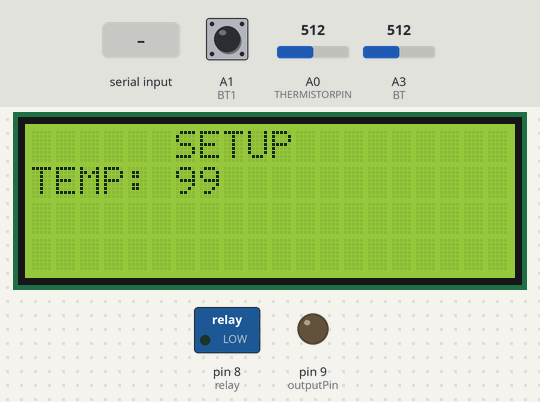
Simulated run of this sketch. Board: Arduino Uno, built with avr-gcc and run on an emulated ATmega328P. On the bench: 20×4 character LCD, switched loads named in the sketch (green lamp = pin HIGH), output pins drawn as LEDs (lit = HIGH). Inputs (shaded band) come from the test bench; at power-on: A1 (BT1) HIGH, A0 (THERMISTORPIN) = 512, A3 (BT) = 512. What the sketch prints to the serial monitor is not drawn.

Above: at 1.2 s.
1.3 s: A1 (BT1) pulled LOW for 0.15 s
At 2.1 s:
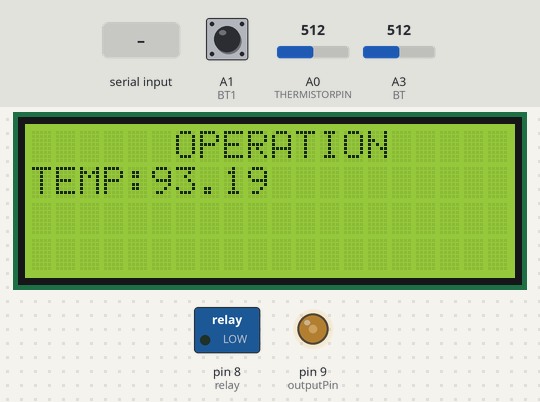
4.4 s: A0 (THERMISTORPIN) set to 716
At 6.0 s:
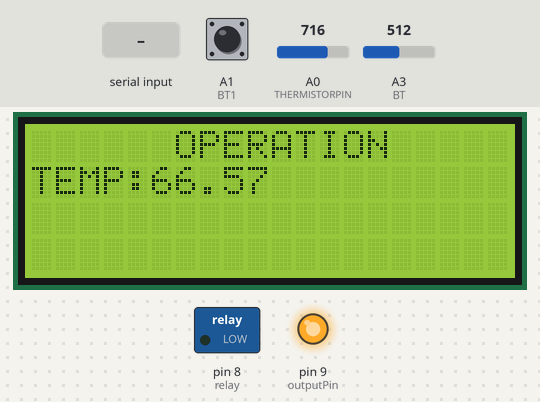
6.3 s: A1 (BT1) pulled LOW for 1 s
9.0 s: A0 (THERMISTORPIN) set to 511
At 10.6 s:
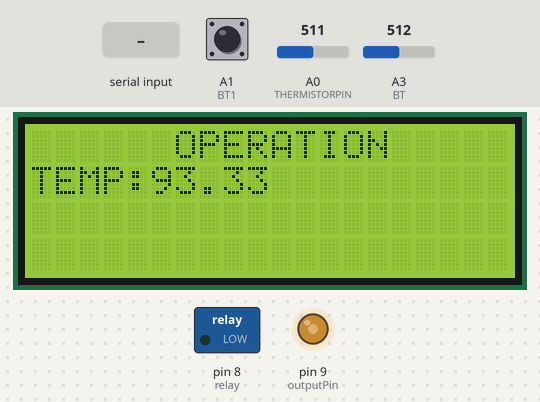
12.0 s: A1 (BT1) pulled LOW for 3.2 s
At 13.7 s:
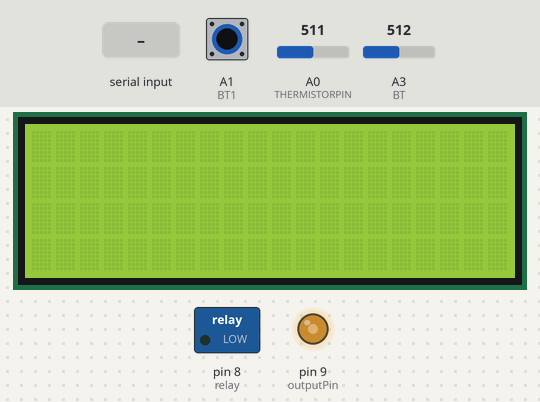
16.7 s: "90,45\n" received over Serial
Timing chart, 0 to 20.2 s (numbered marks = the images above; inputs shaded):
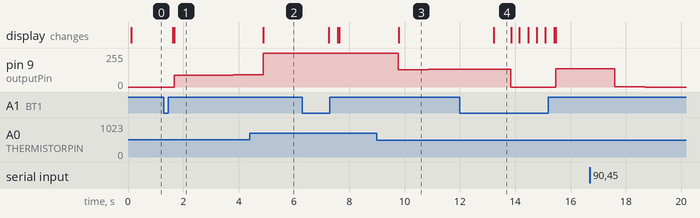

The sketch:

pid_lm35.ino
```cpp
#include <PID_v1.h>
#include <LiquidCrystal_I2C.h>
#include <SimpleKalmanFilter.h>
LiquidCrystal_I2C lcd(0x27, 20, 4);
SimpleKalmanFilter antiJamming(2, 2, 0.1);

#define BT    A3
#define BT1   A1
#define BT2   A2
#define relay 8
// #define pwm   10
// #define in1   9
// #define in2   8

// Analog output pin
#define outputPin 9

// thermistor analog pin
#define THERMISTORPIN A0
// how many samples to take and average
#define NUMSAMPLES 5
// how long between pid/sampling
#define SAMPLETIME 1000
//Define Variables we'll be connecting to
double Setpoint, currentTemp, Output;
//Specify the links and initial tuning parameters
double kp = 15, ki =.3, kd = 0; //PID parameters
PID myPID(&currentTemp, &Output, &Setpoint, kp, ki, kd, DIRECT);
int lastTemp = 0;
int mode = 0;
int setupTemperature,gt_filter;
int TOLERANCE_TEMP = 5;

void setup() {
  Serial.begin(9600);
  analogReference(EXTERNAL);
  pinMode(outputPin, OUTPUT);

  //initialize PID setpoint *C
  //Setpoint = 0;

  //turn the PID on
  myPID.SetMode(AUTOMATIC);
  myPID.SetSampleTime(SAMPLETIME);
  myPID.SetTunings(kp, ki, kd);
  myPID.SetOutputLimits(0,255);
  //pid Autotuner

  // Pin input
  // pinMode (LM35, INPUT);
  pinMode (BT1,INPUT_PULLUP);
  pinMode (BT2,INPUT_PULLUP);
  pinMode (BT,INPUT);

  pinMode (relay, OUTPUT);

  // LCD init
  lcd.init();
  lcd.backlight();

}

void loop() {
  buttonChangeMode();
  setupMode();

  if(mode == 1) {
    write_lcd(6, 0, "OPERATION");
    write_lcd(0, 1, "TEMP:");
    getTemperature();
    buttonChangeMode();
  }
}
////////////////////////////////////////////////////////////////
void getTemperature(){
  uint8_t i;
  double average = 0;

  Setpoint = setupTemperature;

  buttonChangeMode();

  if (Serial.available() > 0) {
    // get incoming byte:
    Setpoint = Serial.parseFloat();
  }

  // take N samples in a row, with a slight delay
  for (i = 0; i < NUMSAMPLES; i++) {
    average += analogRead(THERMISTORPIN);
    delay(10);
  }

  average /= NUMSAMPLES;
  currentTemp=resistanceToC(inputToResistance(average));
  turnOnRelay(currentTemp, lastTemp);

  myPID.Compute();

  analogWrite(outputPin, Output);

  lcd.setCursor(5, 1);
  lcd.print(currentTemp);

  lastTemp = currentTemp;
  delay(SAMPLETIME);
}
//////////////////////////////////////////////////////////////////////////////
void buttonChangeMode() {
  if(digitalRead(BT1) == 0) {
    delay(300);
    lcd.clear();
    mode++;
    if(mode > 1) mode = 0;
  }
}
//////////////////////////////////////////////////////////////////////////////
void setupMode()
{
  buttonChangeMode();
  //lcd.clear();
  if(mode == 0) {

    write_lcd(0, 1, "TEMP:");
    write_lcd(6, 0, "SETUP");
    Serial.write('0');
    analogWrite(outputPin, 0);
    digitalWrite(relay, LOW);

    gt_filter = antiJamming.updateEstimate(analogRead(BT));
    setupTemperature = map(gt_filter, 0, 1023, 0, 200);

    lcd.setCursor(5, 1);
    if((setupTemperature/100%10)!=0) lcd.print(setupTemperature/100%10);
    else lcd.print(' ');
    lcd.print(setupTemperature/10%10);
    lcd.print(setupTemperature%10);
  }
}
//////////////////////////////////////////////////////////////////////////////
void turnOnRelay(int temp, int lastTemp) {
  int minTemp = setupTemperature - TOLERANCE_TEMP;
  int maxTemp = setupTemperature + TOLERANCE_TEMP;
  if((temp > minTemp && temp < maxTemp) && (lastTemp > minTemp && lastTemp < maxTemp)) {
    digitalWrite(relay, HIGH);
    Serial.write('1');
  }
  else {
    digitalWrite(relay, LOW);
    Serial.write('0');
  }

}
//////////////////////////////////////////////////////////////////////////////
void write_lcd(int x, int y, char content[])
{
  lcd.setCursor(x, y);
  lcd.print(content);
}
/*////////////////////////////////////////////////////////////////////////////
  Funtion to convert the input value to resistance
  The value of the 'other' resistor
*/
double inputToResistance(double input) {
  double SERIESRESISTOR = 10000;
  input = 1023 / input - 1;
  return SERIESRESISTOR / input;
}
/*///////////////////////////////////////////////////////////////////////////
  Funtion to convert resistance to c
  Temp/resistance for nominal
*/
double resistanceToC(double resistance) {
  double THERMISTORNOMINAL = 118000;
  double TEMPERATURENOMINAL = 25;
  // beta coefficent
  double BCOEFFICIENT = 3950;
  double steinhart;
  steinhart = resistance / THERMISTORNOMINAL; // (R/Ro)
  steinhart = log(steinhart); // ln(R/Ro)
  steinhart /= BCOEFFICIENT; // 1/B * ln(R/Ro)
  steinhart += 1.0 / (TEMPERATURENOMINAL + 273.15); // + (1/To)
  steinhart = 1.0 / steinhart; // Invert
  steinhart -= 273.15; // convert to C
  return steinhart;
}
```

Measured:
- after the input at 1.3 s, pin 9 (outputPin): 0/255 → 88/255 after 0.37 s, → 90/255 1.1 s later, → 92/255 1.1 s later; the display: first changes after 0.32 s (image 1 shows a later state)
- after the input at 4.4 s, the display: changes after 0.49 s (image 2)
- after the input at 9.0 s, pin 9 (outputPin): 255/255 → 130/255 after 0.78 s, → 132/255 1.1 s later, → 134/255 1.1 s later; the display: changes after 0.78 s (image 3)
- after the input at 12.0 s, the display: changes after 1.2 s (image 4)
- what the display in image 4 shows lasts 0.6 s, from 13.2 s to 13.8 s
